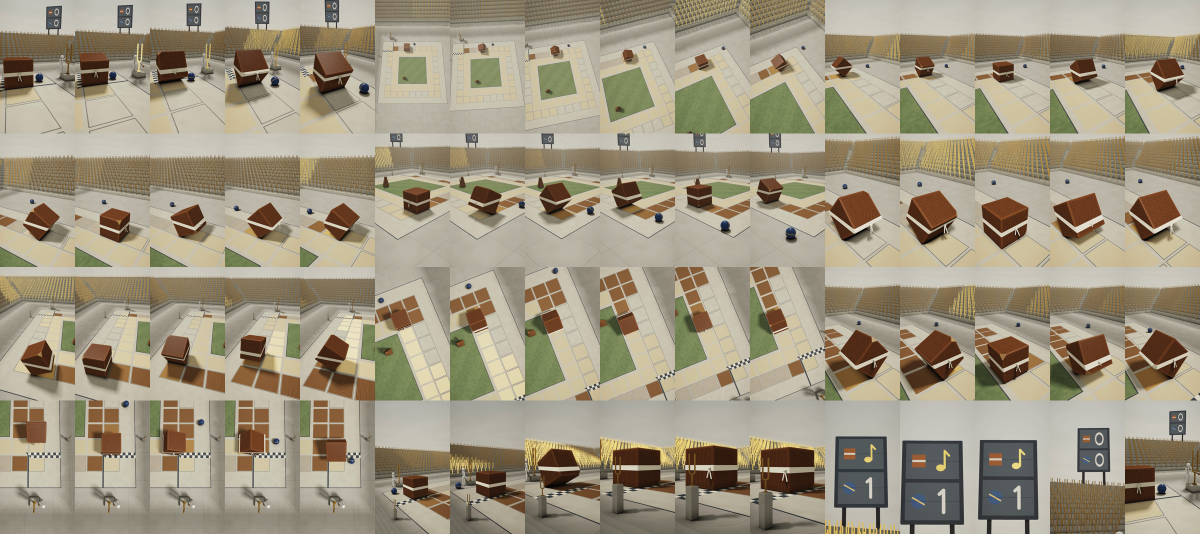
#> input picture drafts/videos/2026-10-16-test-kaku-rondo-square-track-sheet.png, 2400 x 1068 px (shown at 1/2 size)
$ python thumb_band.py ../../../../drafts/videos/2026-10-16-test-kaku-rondo-square-track-sheet.png ../../../../drafts/videos/2026-10-16-test-kaku-rondo-square-track-v2-sheet.png ../../../../drafts/videos/2026-10-16-test-kaku-rondo-square-track-v2-sheet.png ../../../../drafts/videos/2026-10-16-test-kaku-rondo-square-track-v2-sheet.png ../../../../drafts/videos/2026-10-16-test-kaku-rondo-square-track-v2-sheet.png 1.0
#> lines starting #> are read from the running program, lines starting #| are printed output that depends on the picture
"""Thumbnails in the "songs you know but not the name" look: a clean render below, the top of the frame washed
to white, and two lines of tall condensed black type across it (no box, no outline), as those channels do it.
usage: thumb_band.py src.png out.jpg FONT.ttf "LINE ONE" "LINE TWO" [band fraction, default 0.40]
(FONT: fonts/Anton-Regular.ttf, SIL Open Font License, beside this script)
The render comes from film8.py with THUMB_CAM="frame:zoom:dx:dz" (the subject framed low) and --stills."""
import sys
from PIL import Image, ImageDraw, ImageEnhance, ImageFont
import numpy as np

src, out, font, l1, l2 = sys.argv[1:6]
band = float(sys.argv[6]) if len(sys.argv) > 6 else 0.40
W, H = 1280, 720
im = Image.open(src).convert('RGB').resize((W, H), Image.LANCZOS)
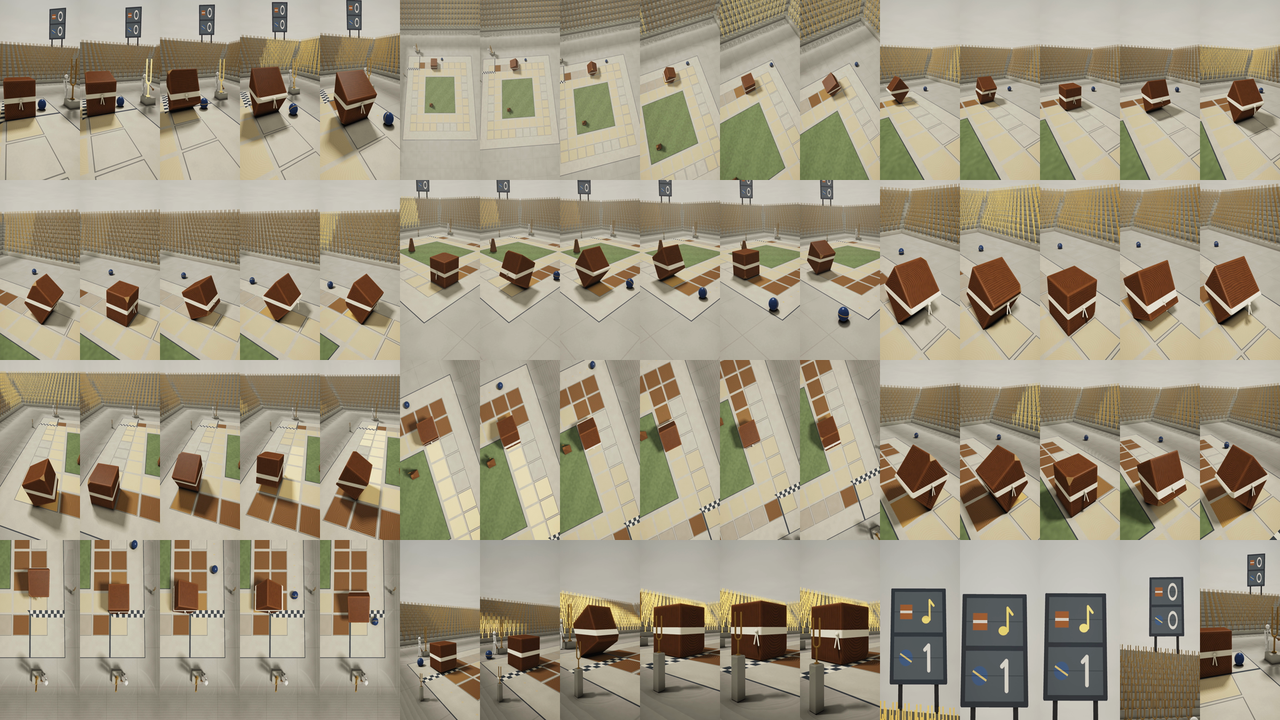
#> im: PIL image 1280x720 RGB; mean R, G, B 159.8, 150.4, 129
im = ImageEnhance.Contrast(im).enhance(1.10)
im = ImageEnhance.Color(im).enhance(1.20)
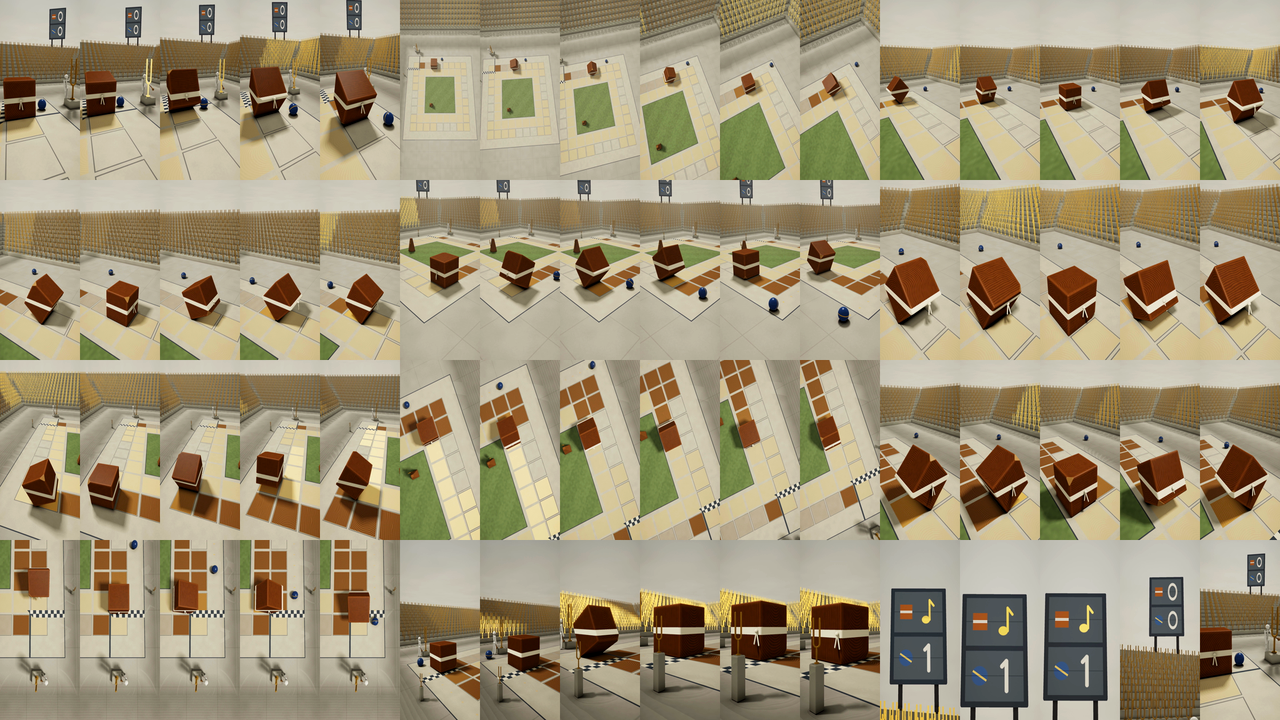
#> im: PIL image 1280x720 RGB; mean R, G, B 161.9, 149.6, 121.2
im = ImageEnhance.Sharpness(im).enhance(1.3)
# the wash: white over the band, easing into the picture below it so there is no hard edge
y = np.arange(H, dtype=np.float32)[:, None, None] / H
w = np.clip((band + 0.10 - y) / 0.12, 0.0, 1.0) ** 1.5
a = np.asarray(im).astype(np.float32)
im = Image.fromarray(np.clip(a * (1 - w) + 250.0 * w, 0, 255).astype(np.uint8))
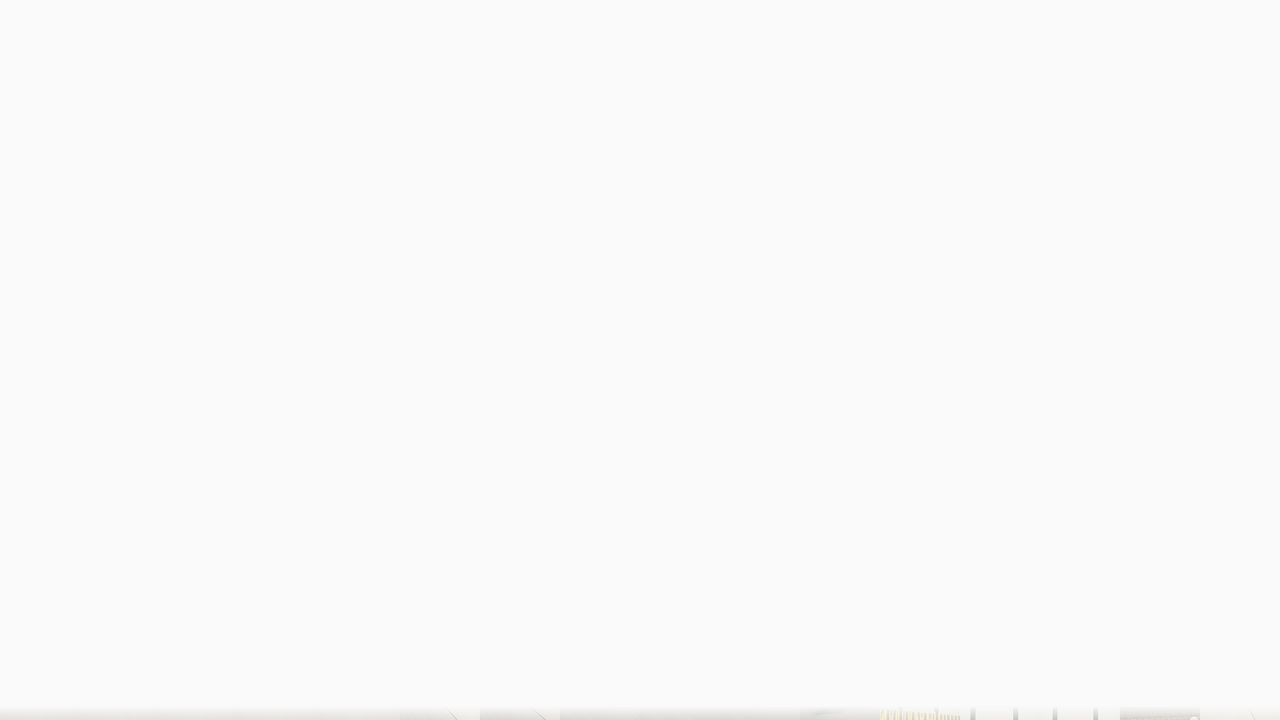
#> im: PIL image 1280x720 RGB; mean R, G, B 249.7, 249.7, 249.7
d = ImageDraw.Draw(im)


def fit(text, max_w, max_h):
#> called with max_w = 1152, max_h = 374
    s = max_h
    while s > 20:
        f = ImageFont.truetype(font, s)
        x0, y0, x1, y1 = d.textbbox((0, 0), text, font=f)
        if x1 - x0 <= max_w:
            return f
        s -= 2
#> this loop made 173 passes
#> (y0, x1, y1) on passes 1 to 3: (64, 14357, 426), (63, 14281, 423), (63, 14204, 421)
#> after the loop, s = 30
#> this loop made 1 pass
#> (x0, y0, x1, y1) on pass 1: (0, 5, 1152, 34)
#> after the loop, s = 30
    return ImageFont.truetype(font, s)


f1 = fit(l1, int(W * 0.90), int(H * band * 0.52))
f2 = fit(l2, int(W * 0.90), f1.size)
top = int(H * 0.035)
for text, f in ((l1, f1), (l2, f2)):
    x0, y0, x1, y1 = d.textbbox((0, 0), text, font=f)
    d.text(((W - (x1 - x0)) // 2 - x0, top - y0), text, font=f, fill=(17, 17, 17))
    top += int((y1 - y0) * 1.16)
#> this loop made 2 passes
#> (x0, y0, x1, y1, top) on passes 1 to 2: (0, 5, 1152, 34, 58), (0, 5, 1152, 34, 91)
#> after the loop, top = 91
im.save(out, quality=95)
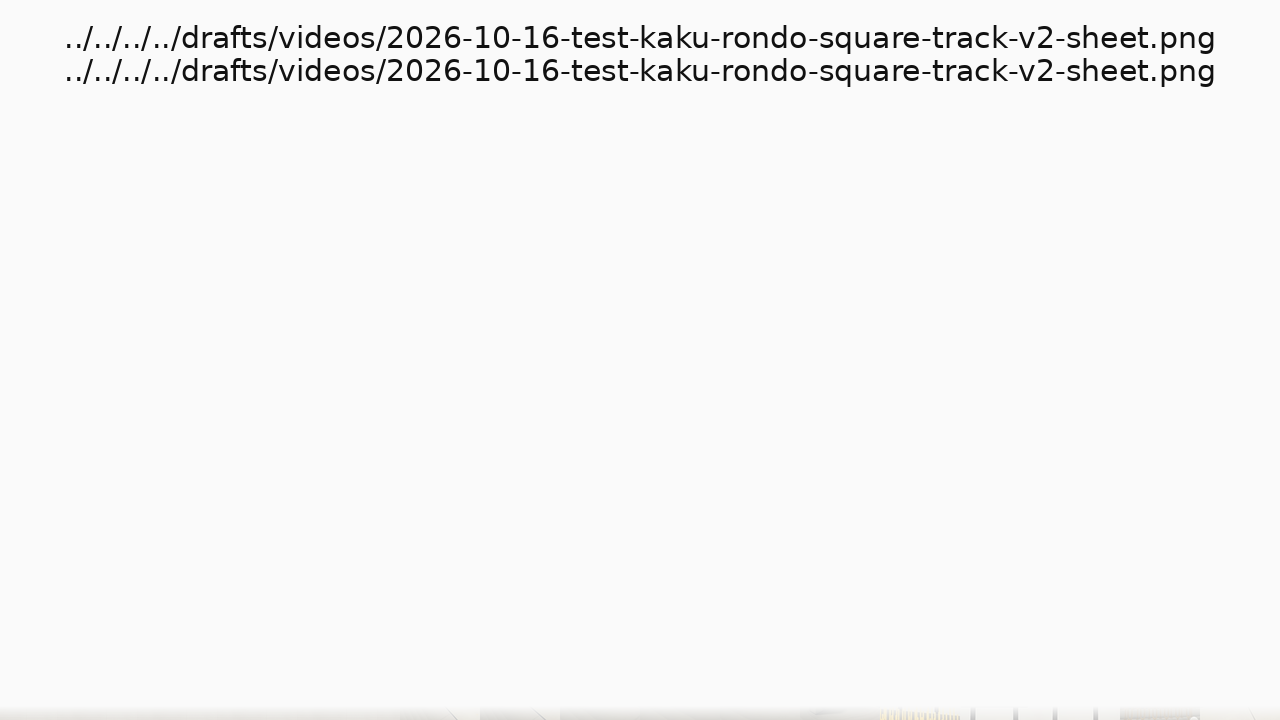
#> saved as 2026-10-16-test-kaku-rondo-square-track-v2-sheet.png: PIL image 1280x720 RGB; mean R, G, B 246.3, 246.2, 246.2
print('wrote', out)
